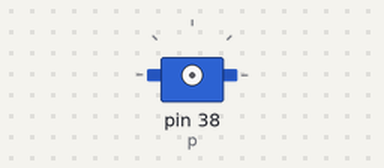
Simulated run of this program. Board: Raspberry Pi (header pin numbers). On the bench: servo. Servo angles are drawn from the pulse width (0.5 ms = 0°, 2.5 ms = 180°); what the program prints to the terminal is not drawn. At 0.5 s the program stops and its outputs stay as they are.

Above: at 0.1 s.
At 0.5 s:
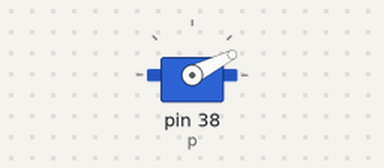
Timing chart, 0 to 2.0 s (numbered marks = the images above):
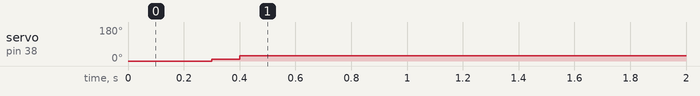

The program:

servo_garagem_fecha.py
```python
import time
import RPi.GPIO as GPIO
GPIO.setmode(GPIO.BOARD)
GPIO.setup(38, GPIO.OUT)

print("devo fechar")

p = GPIO.PWM(38, 50)  # channel=12 frequency=50Hz
p.start(0)

for dc in range(0, 5, 1):
	p.ChangeDutyCycle(dc)
        time.sleep(0.1)
p.stop()
GPIO.cleanup()
```

Measured:
- by itself, servo on pin 38 (p): 0° → 9° at 0.30 s, → 27° 0.10 s later
